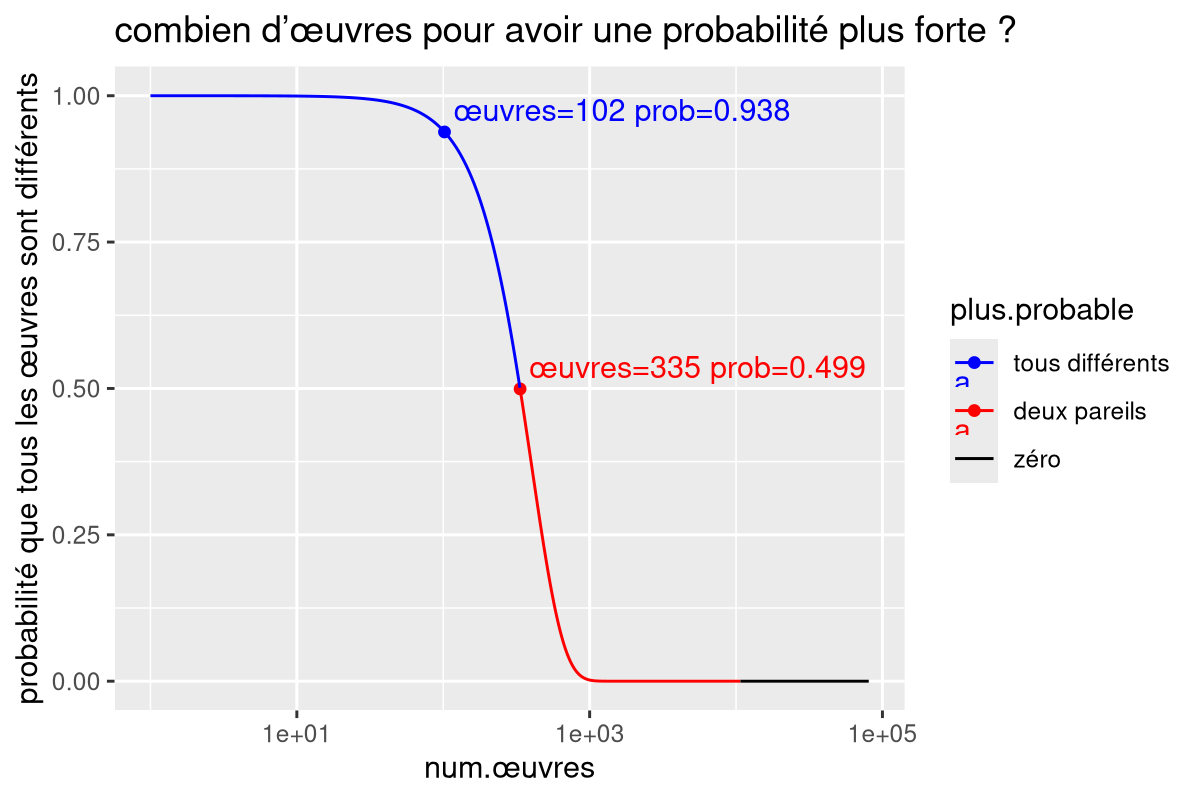

Write R code to recreate this figure.
library(data.table)
library(ggplot2)
num.possible <- 80640
plus.colors <- c(
  "tous différents"="blue",
  "deux pareils"="red",
  zéro="black")
prob.dt <- data.table(num.œuvres=1:num.possible)[
, num.i := num.possible-num.œuvres+1
][
, prob.i := num.i/num.possible
][
, log.prob.i := log(prob.i)
][, let(
  cumsum = exp(cumsum(log.prob.i)),
  cumprod = cumprod(prob.i)
)][, let(
  diff = cumsum-cumprod,
  plus.probable = factor(fcase(
    cumprod==0, "zéro",
    cumprod<0.5, "deux pareils",
    default="tous différents"),
    names(plus.colors))
)][]
prob.dt[order(abs(diff))]
text.dt <- rbind(
  prob.dt[plus.probable=="deux pareils"][1],
  prob.dt[num.œuvres==102])
(gg <- ggplot()+
  ggtitle("combien d’œuvres pour avoir une probabilité plus forte ?")+
   scale_color_manual(values=plus.colors)+
   ylab("probabilité que tous les œuvres sont différents")+
  geom_point(aes(
    num.œuvres, cumprod, color=plus.probable),
    data=text.dt)+    
  geom_text(aes(
    num.œuvres, cumprod, color=plus.probable,
    label=sprintf(" œuvres=%d prob=%.3f", num.œuvres, cumprod)),
    vjust=-0.5,
    hjust=0,
    data=text.dt)+    
  geom_line(aes(
    num.œuvres, cumprod, color=plus.probable),
    data=prob.dt))

(logx <- gg+scale_x_log10())

(logxy <- logx+scale_y_log10())

png("figure-gg-œuvres.png", width=6, height=4, units="in", res=200)
print(logx)
dev.off()
